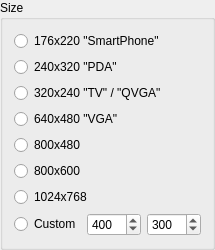
      <widget class="QGroupBox" name="ButtonGroup1">
       <property name="sizePolicy">
        <sizepolicy hsizetype="Preferred" vsizetype="Preferred">
         <horstretch>0</horstretch>
         <verstretch>0</verstretch>
        </sizepolicy>
       </property>
       <property name="title">
        <string>Size</string>
       </property>
       <layout class="QVBoxLayout">
        <property name="spacing">
         <number>6</number>
        </property>
        <property name="margin">
         <number>11</number>
        </property>
        <item>
         <widget class="QRadioButton" name="size_176_220">
          <property name="text">
           <string>176x220 &quot;SmartPhone&quot;</string>
          </property>
         </widget>
        </item>
        <item>
         <widget class="QRadioButton" name="size_240_320">
          <property name="text">
           <string>240x320 &quot;PDA&quot;</string>
          </property>
         </widget>
        </item>
        <item>
         <widget class="QRadioButton" name="size_320_240">
          <property name="text">
           <string>320x240 &quot;TV&quot; / &quot;QVGA&quot;</string>
          </property>
         </widget>
        </item>
        <item>
         <widget class="QRadioButton" name="size_640_480">
          <property name="text">
           <string>640x480 &quot;VGA&quot;</string>
          </property>
         </widget>
        </item>
        <item>
         <widget class="QRadioButton" name="size_800_480">
          <property name="text">
           <string>800x480</string>
          </property>
         </widget>
        </item>
        <item>
         <widget class="QRadioButton" name="size_800_600">
          <property name="text">
           <string>800x600</string>
          </property>
         </widget>
        </item>
        <item>
         <widget class="QRadioButton" name="size_1024_768">
          <property name="text">
           <string>1024x768</string>
          </property>
         </widget>
        </item>
        <item>
         <layout class="QHBoxLayout">
          <property name="spacing">
           <number>6</number>
          </property>
          <property name="margin">
           <number>0</number>
          </property>
          <item>
           <widget class="QRadioButton" name="size_custom">
            <property name="sizePolicy">
             <sizepolicy hsizetype="Fixed" vsizetype="Fixed">
              <horstretch>0</horstretch>
              <verstretch>0</verstretch>
             </sizepolicy>
            </property>
            <property name="text">
             <string>Custom</string>
            </property>
           </widget>
          </item>
          <item>
           <widget class="QSpinBox" name="size_width">
            <property name="minimum">
             <number>1</number>
            </property>
            <property name="maximum">
             <number>1280</number>
            </property>
            <property name="singleStep">
             <number>16</number>
            </property>
            <property name="value">
             <number>400</number>
            </property>
           </widget>
          </item>
          <item>
           <widget class="QSpinBox" name="size_height">
            <property name="minimum">
             <number>1</number>
            </property>
            <property name="maximum">
             <number>1024</number>
            </property>
            <property name="singleStep">
             <number>16</number>
            </property>
            <property name="value">
             <number>300</number>
            </property>
           </widget>
          </item>
         </layout>
        </item>
       </layout>
      </widget>
